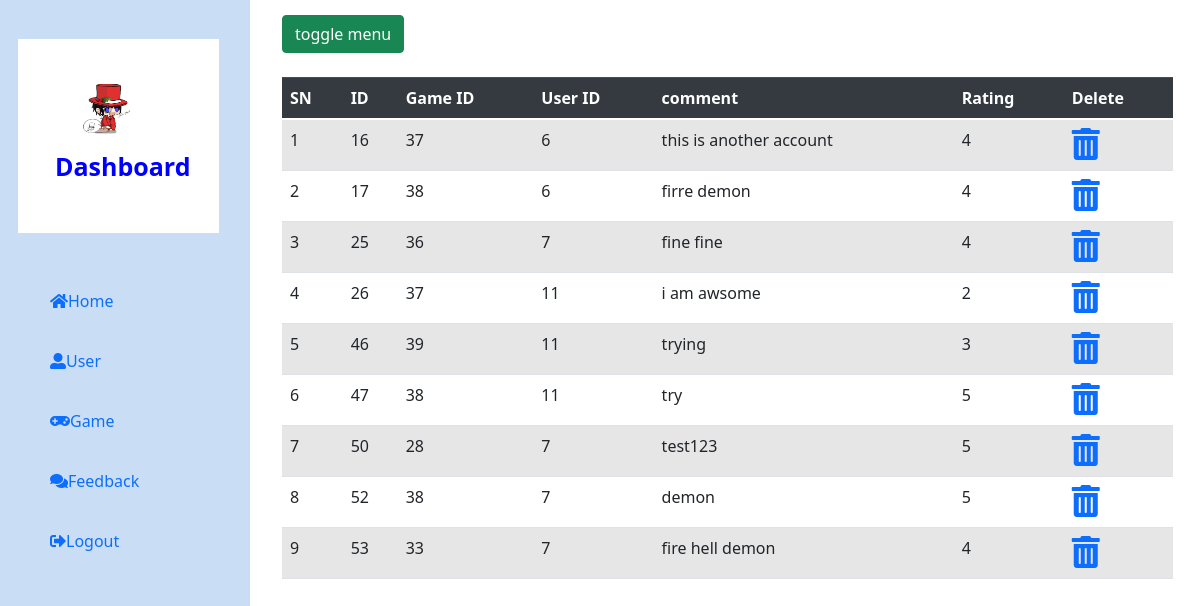
Page /feedback.php (signed in) on the committed database.
### tables this page shows
CREATE TABLE IF NOT EXISTS `feedback` (
  `id` int(11) NOT NULL AUTO_INCREMENT,
  `gameid` int(11) NOT NULL,
  `userid` int(11) NOT NULL,
  `comment` varchar(255) NOT NULL,
  `rating` int(11) DEFAULT NULL,
  PRIMARY KEY (`id`),
  KEY `gameid_fk` (`gameid`),
  KEY `userid_fk` (`userid`)
);

### feedback.php (the view, shortened to what this page needs)
<!DOCTYPE html>
<html>
<head>
	<link rel="stylesheet" type="text/css" href="css/home.css">
 <link rel="stylesheet" href="https://maxcdn.bootstrapcdn.com/bootstrap/4.5.2/css/bootstrap.min.css">
<link rel="stylesheet" type="text/css" href="icon/all.min.css">
<link rel="stylesheet" type="text/css" href="css/dashboarduser.css">
	<link rel="stylesheet" type="text/css" href="jquery/jquery.js">
  <link rel="stylesheet" type="text/css" href="bootstrap/css/bootstrap.min.css">
  <link rel="stylesheet" type="text/css" href="jquery/mixitup.min.js">
  <link rel="stylesheet" type="text/css" href="bootstrap/js/bootstrap.bundle.min.js">
  <link rel="stylesheet" type="text/css" href="bootstrap/js/bootstrap.min.js">
</head>
<body>
 <div id="wrapper">
   <div id="sidebar-wrapper" style="position:fixed">
     <ul class="sidebar-nav">
       <li><a href="#" class="logo"><img src="img/c.png " width="50px" height="50px">Dashboard</a></li>
       <li><a href="dashboard.php"><i class="fas fa-home"></i>Home</a></li>
       <li><a href="dashboarduser.php" ><i class="fas fa-user-alt"></i>User</a></li>
       <li><a href="dashboardgamee.php"><i class="fas fa-gamepad"></i>Game</a></li>
       <li><a href="feedback.php"><i class="fas fa-comments"></i>Feedback</a></li>
       <li><a href="logout.php"><i class="fas fa-sign-out-alt"></i>Logout</a></li>
      </ul>
    </div>
    <div id="page-content-wrapper">
      <div class="container-fluid">
        <div class="row">
          <div class="col-lg-12">
            <a href="#" class="btn btn-success" id="menu-toggle">toggle menu</a>
            <br><br>
  <?php
require_once 'database.php';
$sql = "SELECT * FROM feedback ";
$result = $connection->query($sql);
$data = [];
if ($result->num_rows > 0) {
  while ($row = $result->fetch_assoc()) {
    array_push($data, $row);
  }
}
 ?>
 <table class="table table-striped">
      <thead class="thead-dark">
  <tr>
    <th>SN</th>
    <th>ID</th>
    <th>Game ID</th>
    <th>User ID</th>
    <th>comment</th>
     <th>Rating</th>
     <th>Delete</th>
  </tr>
</thead>
<?php foreach($data as $key => $value){ ?>
  <tr>
    <td><?php echo $key+1 ?></td>
    <td><?php echo $value['id'] ?></td>
    <td><?php echo $value['gameid'] ?></td>
    <td><?php echo $value['userid'] ?></td>
    <td><?php echo $value['comment'] ?></td>
    <td><?php echo $value['rating'] ?></td>
    <td>
      <a href="deletefeedback.php?id=<?php echo $value['id'] ?>" onclick="return confirm('Are you sure to delete?')"><i class="fas fa-trash-alt fa-2x"></i></a></td>
  </tr>
 <?php } ?>
 </table>
         </div>
       </div>
      </div>
    </div>
  </body>
</html>

### css/home.css (style rules this page uses)
* { margin:0; padding:0; }

### css/dashboarduser.css (style rules this page uses)
#sidebar-wrapper { z-index: 1; position: absolute; width: 15.625rem; height: 58.125rem; overflow-y: hidden; background: #0062cc36; }
#page-content-wrapper { width: 100%; position: absolute; padding: 0.9375rem; padding-left: 16.875rem; }
.sidebar-nav { padding:0px; list-style: none; }
.sidebar-nav li { text-indent: 25px; line-height: 60px; }
.sidebar-nav li a { display: block; text-decoration: none; }
.logo { color:blue; font-size: 25px; border: 2px solid white; padding: 35px; background-color: white; margin: 39px 31px 38px 18px; font-weight: 900; }

### rows in the picture
feedback: id "16", gameid "37", userid "6", comment "this is another account", rating "4"
feedback: id "17", gameid "38", userid "6", comment "firre demon", rating "4"
feedback: id "25", gameid "36", userid "7", comment "fine fine", rating "4"
feedback: id "26", gameid "37", userid "11", comment "i am awsome", rating "2"
feedback: id "46", gameid "39", userid "11", comment "trying", rating "3"
feedback: id "47", gameid "38", userid "11", comment "try", rating "5"
feedback: id "50", gameid "28", userid "7", comment "test123", rating "5"
feedback: id "52", gameid "38", userid "7", comment "demon", rating "5"
feedback: id "53", gameid "33", userid "7", comment "fire hell demon", rating "4"
